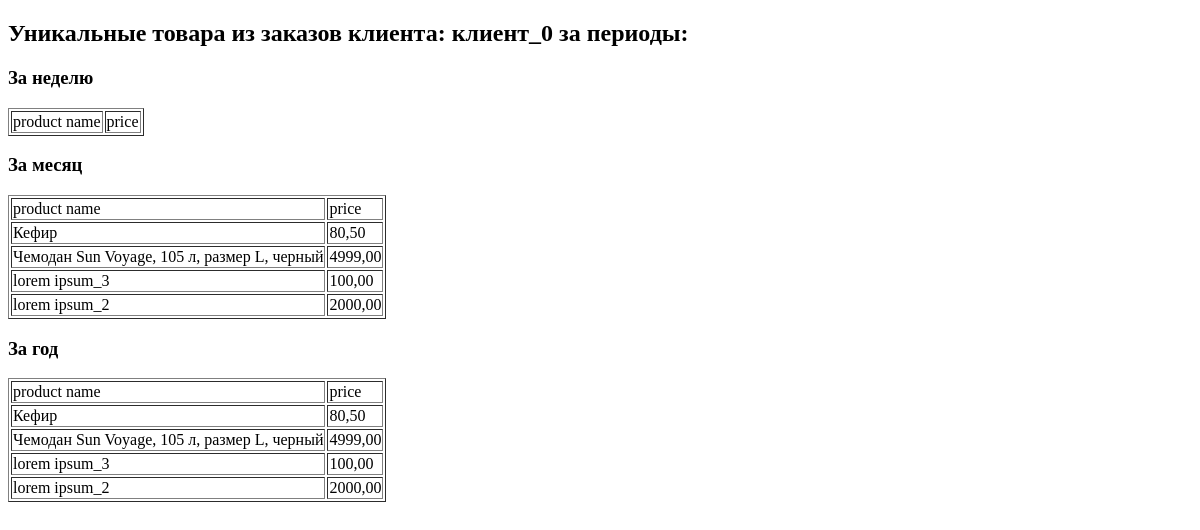
The app's page /shop/orders/1/, older data.
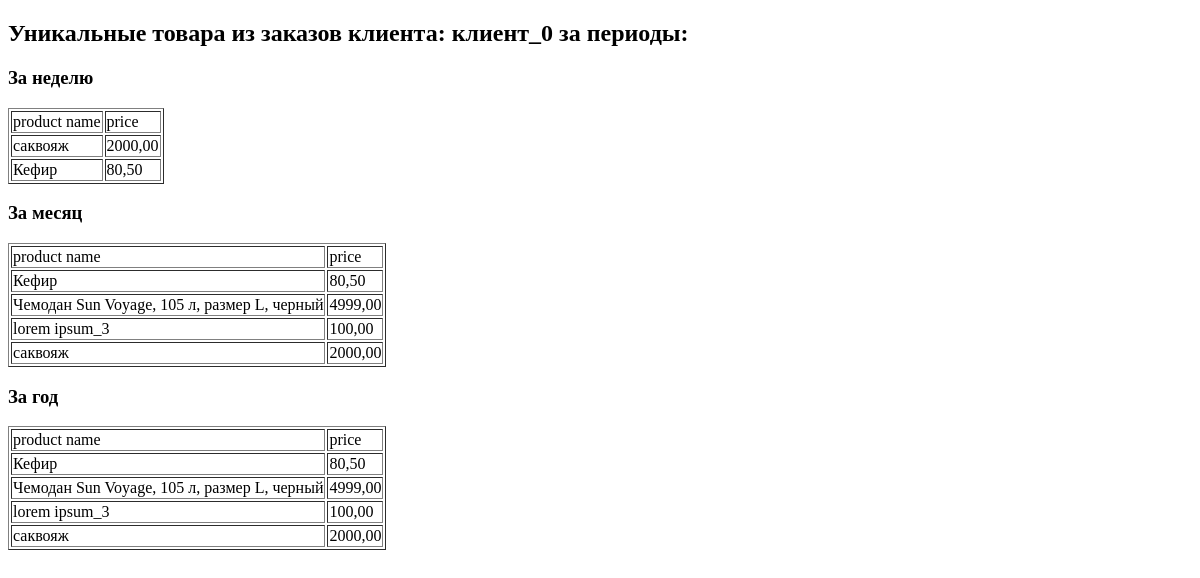
The same page, newer data.
### shop_app/models.py (models this page shows, shortened)
class Product(models.Model):
    title = models.CharField(max_length=200)
    description = models.TextField(default=0)
    price = models.DecimalField(default=0, decimal_places=2, max_digits=6)
    qts = models.IntegerField(default=1)
    picture = models.ImageField(null=True, blank=True, upload_to="product_img/")
    update_date = models.DateTimeField(auto_now=True)

### shop_app/views.py (the view)
# urls.py: path('orders/<int:client_id>/', views.show_orders_by_period, name='client_orders_by_period'),
def show_orders_by_period(request, client_id):
    client = get_object_or_404(Client, pk=client_id)
    start_date = timezone.now() - timedelta(days=7)
    week = Product.objects.filter(order__client_id=client_id, order__date_of_creation__gte=start_date) \
                                  .distinct()
    start_date = timezone.now() - timedelta(days=30)
    month = Product.objects.filter(order__client_id=client_id, order__date_of_creation__gte=start_date) \
        .distinct()
    start_date = timezone.now() - timedelta(days=365)
    year = Product.objects.filter(order__client_id=client_id, order__date_of_creation__gte=start_date) \
        .distinct()
    return render(request, 'shop_app/orders_by_data.html',
                  {'client': client, 'week': week, 'month': month, 'year': year})

### shop_app/templates/shop_app/orders_by_data.html (shortened to what this page needs)
{% extends 'shop_app/base.html' %}
{% block content %}
<h2>Уникальные товара из заказов клиента: {{ client.name }} за периоды:</h2>
<h3>За неделю</h3>
<table border="1">
    <tr>
        <td>product name</td>
        <td>price</td>
    </tr>
    {% for product in week %}
    <tr>
        <td> {{ product.title }}</td>
        <td> {{ product.price }}</td>
    </tr>
    {% endfor %}
</table>
    <h3>За месяц</h3>
<table border="1">
    <tr>
        <td>product name</td>
        <td>price</td>
    </tr>
    {% for product in month %}
    <tr>
        <td> {{ product.title }}</td>
        <td> {{ product.price }}</td>
    </tr>
    {% endfor %}
</table>
    <h3>За год</h3>
<table border="1">
    <tr>
        <td>product name</td>
        <td>price</td>
    </tr>
    {% for product in year %}
    <tr>
        <td> {{ product.title }}</td>
        <td> {{ product.price }}</td>
    </tr>
    {% endfor %}
</table>
{% endblock %}

Row changes from the older to the newer data that the page shows:
now on one of the page's lists (row edited): Product: title "саквояж", price "2000,00"
changed Product: title "lorem ipsum_2" → "саквояж"
now on one of the page's lists (row unchanged): Product: title "Кефир", price "80,50"
